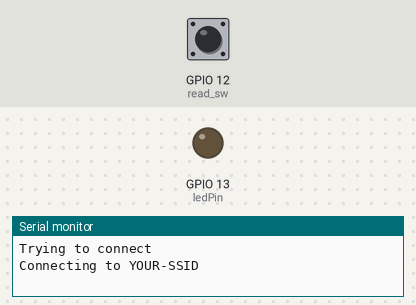
Recording of a sketch running on a simulated ESP8266 (NodeMCU). Parts: output pins drawn as LEDs (lit = HIGH), the last lines printed to the serial monitor. The test bench sets the inputs (shaded band); at power-on: GPIO 12 (read_sw) HIGH. WiFi joins after 1.5 s; servers stay silent unless stated; uploads are accepted with an empty reply.

Above: at 1.3 s.
1.4 s: GPIO 12 (read_sw) pulled LOW for 1.2 s
At 3.1 s:
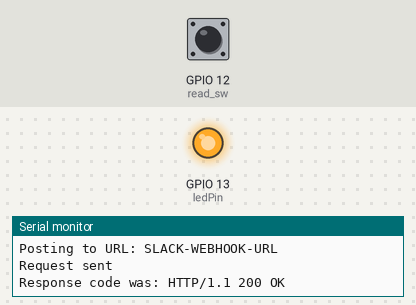
4.8 s: GPIO 12 (read_sw) pulled LOW for 3.2 s
At 8.4 s:
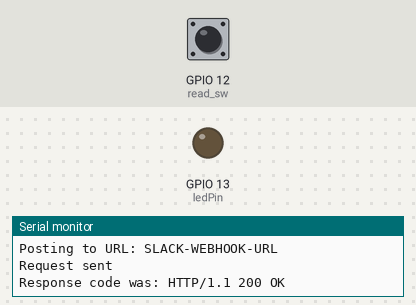
Timing chart, 0 to 9.9 s (numbered marks = the images above; inputs shaded):
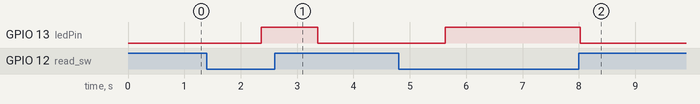

Measured:
- after the input at 1.4 s, GPIO 13 (ledPin): LOW → HIGH after 0.96 s, → LOW 1.0 s later
- after the input at 4.8 s, GPIO 13 (ledPin): LOW → HIGH after 0.82 s, → LOW 2.4 s later

The sketch:

Tobira_kaihe.ino
```cpp
#include <ESP8266WiFi.h>
#include <ESP8266mDNS.h>
#include <HttpClient.h>
#include <ArduinoOTA.h>

const char ssid[] = "YOUR-SSID";
const char passwd[] = "YOUR-WIFI-PASSWD";

const int read_sw = 12;
const int ledPin = 13;

const String slack_hook_url = "SLACK-WEBHOOK-URL";
const String slack_icon = ":door:";
const String slack_message = "トビラガアイタヨー";
const String slack_username = "Kaihei-Oshiete-Kureru-Kun";
const String slack_channel = "#general";

void setup() {
  pinMode(read_sw, INPUT);
  pinMode(ledPin, OUTPUT);
  Serial.begin(115200);
  delay(100);

  Serial.println("\nTrying to connect");
  //To start Wi-Fi
  WiFi.begin(ssid, passwd);

  Serial.println();
  Serial.print("Connecting to ");
  Serial.println(ssid);

  ArduinoOTA.onStart([]() {
    Serial.println("Start");
  });
  ArduinoOTA.onEnd([]() {
    Serial.println("\nEnd");
  });
  ArduinoOTA.onProgress([](unsigned int progress, unsigned int total) {
    Serial.printf("Progress: %u%%\r", (progress / (total / 100)));
  });
  ArduinoOTA.onError([](ota_error_t error) {
    Serial.printf("Error[%u]: ", error);
    if (error == OTA_AUTH_ERROR) Serial.println("Auth Failed");
    else if (error == OTA_BEGIN_ERROR) Serial.println("Begin Failed");
    else if (error == OTA_CONNECT_ERROR) Serial.println("Connect Failed");
    else if (error == OTA_RECEIVE_ERROR) Serial.println("Receive Failed");
    else if (error == OTA_END_ERROR) Serial.println("End Failed");
  });
ArduinoOTA.begin();

}


bool postMessageToSlack(String msg)
{
  const char* host = "hooks.slack.com";
  Serial.print("Connecting to ");
  Serial.println(host);

  // Use WiFiClient class to create TCP connections
  WiFiClientSecure client;
  const int httpsPort = 443;
  if (!client.connect(host, httpsPort)) {
    Serial.println("Connection failed :-(");
    return false;
  }

  // We now create a URI for the request

  Serial.print("Posting to URL: ");
  Serial.println(slack_hook_url);

  String postData="payload={\"channel\": \"" + slack_channel + "\",  \"icon_emoji\": \"" + slack_icon + "\", \"username\": \"" + slack_username + "\", \"text\": \"" + msg + "\"}";

  // This will send the request to the server
  client.print(String("POST ") + slack_hook_url + " HTTP/1.1\r\n" +
               "Host: " + host + "\r\n" +
               "Content-Type: application/x-www-form-urlencoded\r\n" +
               "Connection: close" + "\r\n" +
               "Content-Length:" + postData.length() + "\r\n" +
               "\r\n" + postData);
  Serial.println("Request sent");
  String line = client.readStringUntil('\n');
  Serial.printf("Response code was: ");
  Serial.println(line);
  if (line.startsWith("HTTP/1.1 200 OK")) {
    return true;
  } else {
    return false;
  }
}


void loop()
{
  // Start handling OTA updates
  ArduinoOTA.handle();
  int swVal = digitalRead(read_sw);
  if (!swVal) {
    bool ok = postMessageToSlack(slack_message);
    if (ok) {
      digitalWrite(ledPin, HIGH);
      delay(1000);
    }
    while (!digitalRead(read_sw)) delay(100);
  }
  digitalWrite(ledPin, LOW);
  delay(1000);
}
```
